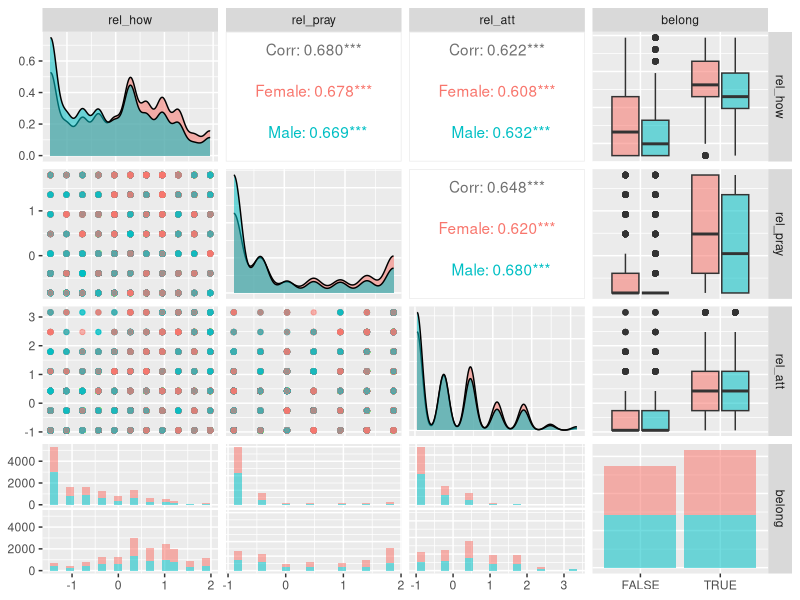

Write the R code that produced this figure. (Note: this script raises an error after producing the figure.)
## ---- chunk 1
setwd("Z:/Jatko-opinnot/Tilastotiede 2016/IODS")
ESS <- read.csv("ESS.csv", sep=",", header=T)
install.packages("dplyr", repos="http://cran.rstudio.com/")
library(dplyr)
ESS <- dplyr::select(ESS, -X)
## ---- chunk 2
#install and use the package 
install.packages("GGally", repos="http://cran.rstudio.com/")
library(GGally)
## ---- chunk 3
#install and access the package 
install.packages("ggplot2", repos="http://cran.rstudio.com/")
library(ggplot2)
## ---- chunk 4
summary(ESS)
summary(ESS$country)
## ---- chunk 5
p <- ggpairs(ESS, columns = 3:6, mapping = aes(col = gender, alpha = 0.3), lower = list(combo = wrap("facethist", bins = 20)))
p
## ---- chunk 6
ESS$belong_num<-as.numeric(ESS$belong)
#get correlation
cor.test (ESS$agea, ESS$belong_num, alternative = c ("two.sided"))
## ---- chunk 7
#logistic regression
ESS <- within(ESS, country <- relevel(country, ref = "Finland"))
logreg <- glm(belong ~ country + rel_how + rel_pray + rel_att + gender + agea, data = ESS, family = "binomial")
summary(logreg)
## ---- chunk 8
install.packages("dplyr", repos="http://cran.rstudio.com/")
library(dplyr)
## ---- chunk 9
#odds ratios and the confidence intervalls (95 %)
OR <- coef(logreg) %>% exp
CI <- confint(logreg) %>% exp
cbind(OR, CI)
## ---- chunk 10
#predict the probability of belonging to religion
probabilities <- predict(logreg, type = "response")
#add the predicted probabilities to dataset
ESS <- mutate(ESS, probability = probabilities)
#use the probabilities to make a prediction of belonging to religion
ESS <- mutate(ESS, prediction = probability >0.5 )
table(religious = ESS$belong, prediction = ESS$prediction) %>% prop.table() %>% addmargins()
## ---- chunk 11
library(ggplot2)
## ---- chunk 12
g1 <- ggplot(ESS, aes(x = probability, y = belong, col=prediction))
g1 + geom_point()
## ---- chunk 13
#define a loss function (mean prediction error)
loss_func <- function(class, prob) {
  n_wrong <- abs(class - prob) > 0.5
  mean(n_wrong)
}

#call loss_func to compute the average number of wrong predictions in the (training) data
loss_func(class = ESS$belong, prob = ESS$probability)
## ---- chunk 14
install.packages("boot", repos="http://cran.rstudio.com/")
library(boot)
## ---- chunk 15
#perform 10-fold cross-validation by using earlier created loss function
cv <- cv.glm(data = ESS, cost = loss_func, glmfit = logreg, K = 10)
cv$delta
